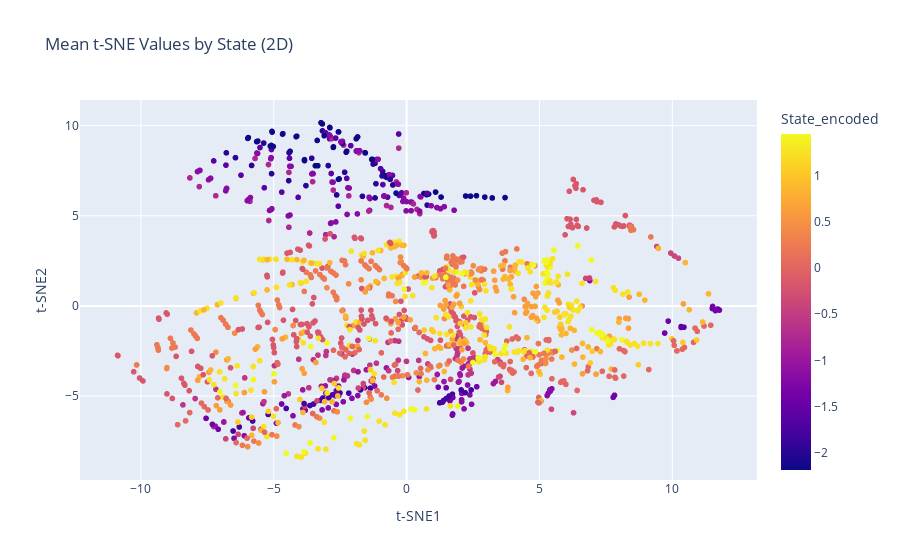

This figure's notebook cell:
### Code cell
fig = px.scatter(
    result_df_tsne,
    x='t-SNE1',
    y='t-SNE2',
    hover_name = result_df_tsne['State_encoded'],
    color='State_encoded',
    title='Mean t-SNE Values by State (2D)',
    labels={'Component_1': 'Mean Component 1', 'Component_2': 'Mean Component 2'}
)

# Show the plot
fig.show()

### Figure 1 — Plotly figure (JSON) as saved in the notebook; plotly's stock layout.template omitted (floating-point values rounded to 4 significant figures; data arrays with more than 128 entries replaced by an {"elided": "..."} marker saying what was removed)
{"data": [{"hovertemplate": "<b>%{hovertext}</b><br><br>t-SNE1=%{x}<br>t-SNE2=%{y}<br>State_encoded=%{marker.color}<extra></extra>", "hovertext": {"elided": "1349 float values"}, "legendgroup": "", "marker": {"color": {"elided": "1349 float values"}, "coloraxis": "coloraxis", "symbol": "circle"}, "mode": "markers", "name": "", "showlegend": false, "type": "scattergl", "x": {"elided": "1349 float values"}, "xaxis": "x", "y": {"elided": "1349 float values"}, "yaxis": "y"}], "layout": {"coloraxis": {"colorbar": {"title": {"text": "State_encoded"}}, "colorscale": [[0, "#0d0887"], [0.1111, "#46039f"], [0.2222, "#7201a8"], [0.3333, "#9c179e"], [0.4444, "#bd3786"], [0.5556, "#d8576b"], [0.6667, "#ed7953"], [0.7778, "#fb9f3a"], [0.8889, "#fdca26"], [1, "#f0f921"]]}, "legend": {"tracegroupgap": 0}, "title": {"text": "Mean t-SNE Values by State (2D)"}, "xaxis": {"anchor": "y", "domain": [0, 1], "title": {"text": "t-SNE1"}}, "yaxis": {"anchor": "x", "domain": [0, 1], "title": {"text": "t-SNE2"}}}}
